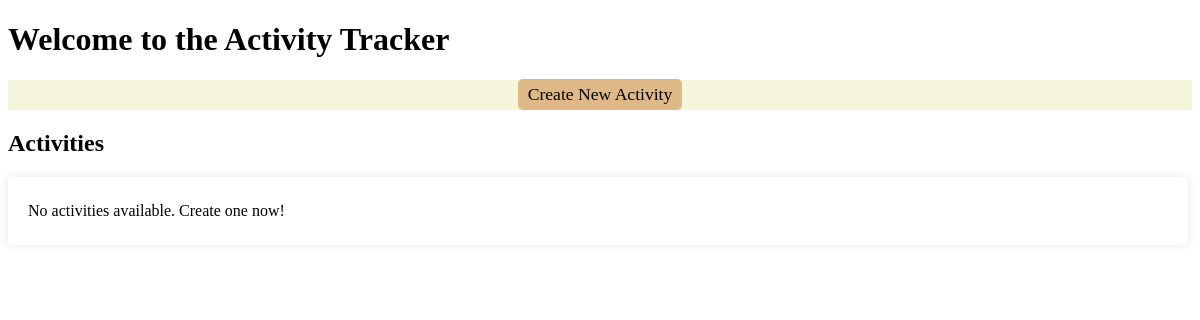
The app's page /, older data.
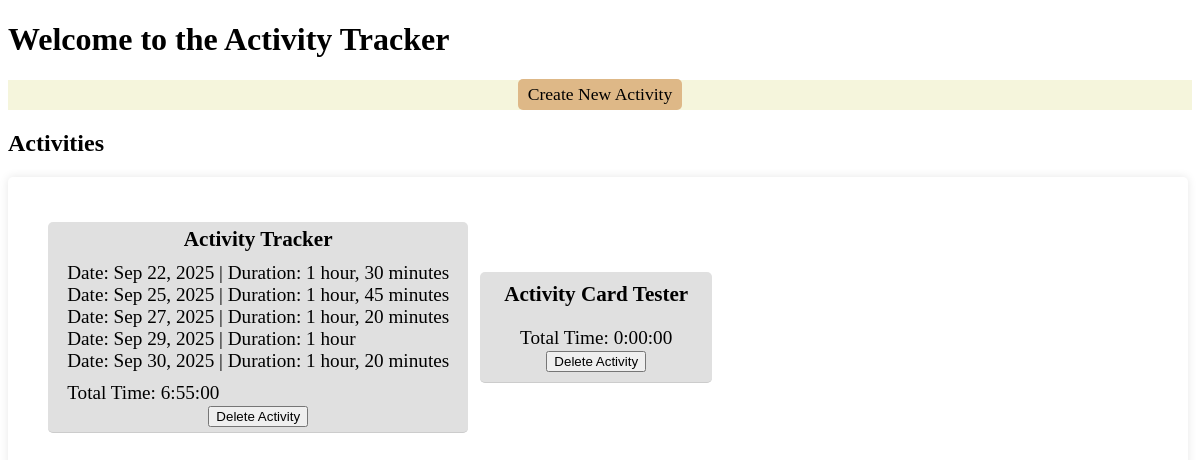
The same page, newer data.
### Act_Tracker/models.py (models this page shows)
class Activity(models.Model):
    id = models.AutoField(primary_key=True)
    name = models.TextField(max_length=100)
    def time_spent(self):
        delta = timedelta()
        for timelog in self.timelog_set.all():
            delta += (timelog.end_time - timelog.start_time)
        return str(delta)

class TimeLog(models.Model):
    activity = models.ForeignKey(Activity, on_delete=models.CASCADE)
    start_time = models.DateTimeField()
    end_time = models.DateTimeField()

### Act_Tracker/views.py (the view)
# urls.py: path('', views.index, name='index'),
def index(request):
    activities = Activity.objects.all()
    timelogs = TimeLog.objects.all()
    return render(request, 'Tracker/index.html', {'activities': activities, 'timelogs': timelogs})

### Act_Tracker/templates/Tracker/index.html (shortened to what this page needs)
{% load static %}
<!DOCTYPE html>
<html lang="en">
<head>
    <link rel="stylesheet" href="{% static 'Tracker/styles.css' %}">
</head>
<body>
    <h1>Welcome to the Activity Tracker</h1>
    <div id="actions">
        <a href="/new_activity/">Create New Activity</a>
    </div>
    <h2>Activities</h2>
    <ul id="activity_list">
        {% for activity in activities %}
            <li>
                <div id="activity">
                    <a href="{% url 'activity' id=activity.id %}">{{ activity.name }}</a>
                    <span id="timelogs">
                        {% for timelog in timelogs %}
                            {% if timelog.activity_id == activity.id %}
                            <div>Date: {{ timelog.start_time|date:"M d, Y" }} | Duration: {{ timelog.start_time|timesince:timelog.end_time }}</div>
                        {% endif %}
                        {% empty %}
                            <div>No time logs available.</div>
                        {% endfor %}
                        <div id="total_time">Total Time: {{ activity.time_spent }}</div>
                    </span>
                    <form method="post" action="{% url 'delete_activity' id=activity.id %}" style="display:inline;">
                        <button type="submit" onclick="return confirm('Are you sure?')">Delete Activity</button>
                    </form>
                </div>
            </li>
        {% empty %}
            <li>No activities available. <a href="/new_activity/">Create one now!</a></li>
        {% endfor %}
    </ul>
</body>
</html>

### Act_Tracker/static/Tracker/styles.css (style rules this page uses)
h1 { color: #000000; }
h2 { color: #000000; }
li { margin: 5px 0; list-style-type: none; }
a { text-decoration: none; color: inherit; }
#activity_list { width: 95vw; border-color: black; padding: 20px; box-shadow: 0 0 10px rgba(0, 0, 0, 0.1); border-radius: 5px; display: flex; flex-direction: row; align-items: center; flex-wrap: wrap; }
#activity { min-width: 95%; min-height: 100px; height: auto; border-radius: 5px; font-size: 1.2em; margin: 20px; padding: 5px; border-bottom: 1px solid #ccc; background-color: #e0e0e0; display: flex; flex-direction: column; align-items: center; justify-content: center; }
#activity a { font: bolder; font-size: 110%; font-weight: bold; margin-bottom: 10px; }
#actions { margin-top: 20px; display: flex; justify-content: center; align-items: center; width: 100%; height: 30px; background-color: beige; }
#actions a { margin: 0 15px; font-size: 1.1em; color: black; text-decoration: none; background-color: burlywood; border-radius: 5px; padding: 5px 10px; }
#total_time { margin-top: 10px; }

Row changes from the older to the newer data that the page shows:
added Activity: name "Activity Tracker", time_spent "6:55:00"
added TimeLog: start_time "Sep 22, 2025", start_time "1 hour, 30 minutes"
added TimeLog: start_time "Sep 25, 2025", start_time "1 hour, 45 minutes"
added TimeLog: start_time "Sep 27, 2025", start_time "1 hour, 20 minutes"
added TimeLog: start_time "Sep 29, 2025", start_time "1 hour"
added TimeLog: start_time "Sep 30, 2025", start_time "1 hour, 20 minutes"
added Activity: name "Activity Card Tester", time_spent "0:00:00"
Text that changed along with them:
text no longer shown: "No activities available. Create one now!"
